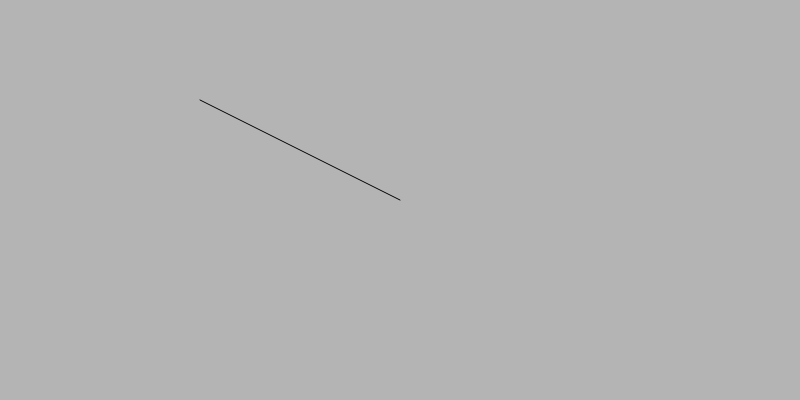
Frame 1 (no input)
Frame 60 (no input): identical to frame 1, image omitted
Frame 120 (the mouse pressed at the canvas centre since frame 60): blank canvas, image omitted

The p5.js sketch that drew this single still picture (run headless with seeded random() and noise() and a simulated clock; from frame 60 on, the mouse is pressed at the canvas centre):

// p5.js sketch
// ── sketch.js
function setup() {
	createCanvas(800, 400)
}

function draw() {
	background(180)
	var mouse = createVector(mouseX, mouseY)
	var center = createVector(width/2,height/2)
	mouse.sub(center)
	mouse.mult(0.5)
	translate(width/2, height/2)
	line(0, 0, mouse.x, mouse.y)
}
